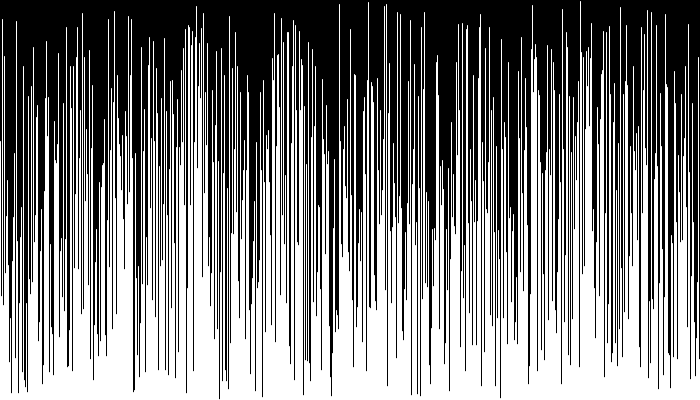
Frame 1 (no input)
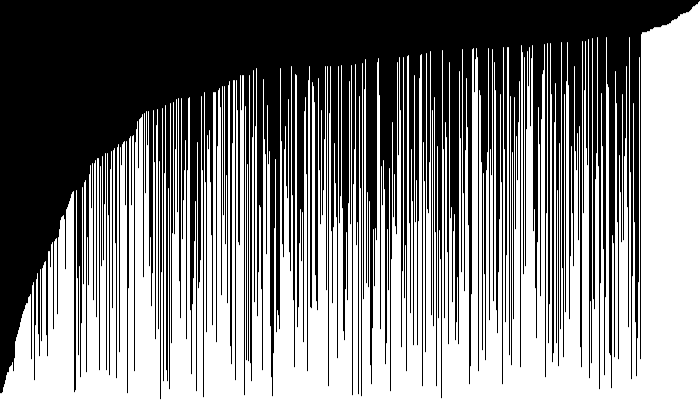
Frame 60 (the mouse pressed at the canvas centre just before this capture)
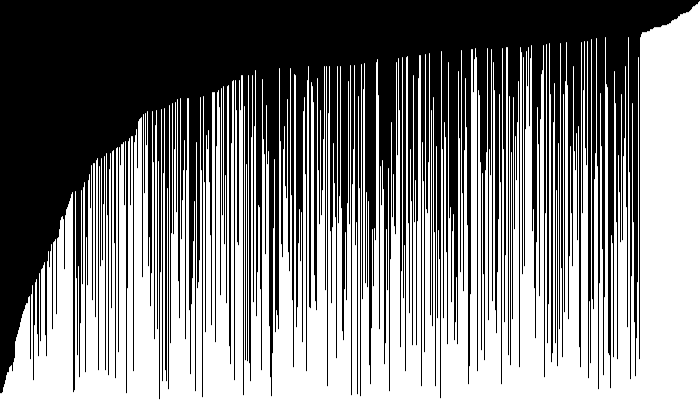
Frame 120 (the mouse held since frame 60 and released just before this capture)

The Processing sketch that drew these frames (run headless with seeded random() and noise(); from frame 60 on, the mouse is pressed at the canvas centre):

// Processing sketch: Bubble_Sort
// ── Bubble_Sort.pde
//Click mouse to STOP
//Press any key to REFRESH SCREEN 
float[] lines;
float swap;
boolean going = true;

void setup()
{
size(700, 400); 
//fullScreen();
lines = new float[width];
for(int i = 0; i < width; i++)
    lines[i] = random(0, height);   
}

void draw()
{
  background(0);
   /*
   for(int i = 1; i <= width/100; i++)
    {
      stroke(255, 0, 0);
      line(i*100, 0, i*100, height);
    }
   */
  for(int i = 0; i < width; i++)
  {
    stroke(255);
    line(i, height, i, height - lines[i]);
  }
  if(going)
  {
    //for(int j = 0; j < (int)(mouseX/100 + 1); j++)
    //{
    for(int i = 0; i < width-1; i++)
    {
      if(lines[i] > lines[i+1])
      {
        swap = lines[i+1];
        lines[i+1] = lines[i];
        lines[i] = swap;
      }
     }
  }
//}
}
void mousePressed()
{
  going = !going;
}
void keyPressed()
{
  for(int i = 0; i < width; i++)
    lines[i] = random(0, height); 
}
